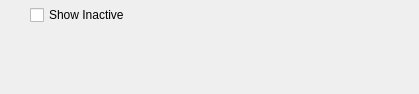
<?xml version="1.0" encoding="UTF-8"?>
<ui version="4.0">
 <comment>This file is part of the xTuple ERP: PostBooks Edition, a free and
open source Enterprise Resource Planning software suite,
Copyright (c) 1999-2010 by OpenMFG LLC, d/b/a xTuple.
It is licensed to you under the Common Public Attribution License
version 1.0, the full text of which (including xTuple-specific Exhibits)
is available at www.xtuple.com/CPAL.  By using this software, you agree
to be bound by its terms.</comment>
 <class>dspItemSitesByItem</class>
 <widget class="QWidget" name="dspItemSitesByItem">
  <property name="geometry">
   <rect>
    <x>0</x>
    <y>0</y>
    <width>419</width>
    <height>94</height>
   </rect>
  </property>
  <property name="windowTitle">
   <string>Item Sites by Item</string>
  </property>
  <layout class="QHBoxLayout" name="horizontalLayout">
   <item>
    <layout class="QVBoxLayout" name="verticalLayout">
     <item>
      <widget class="ItemCluster" name="_item"/>
     </item>
     <item>
      <spacer>
       <property name="orientation">
        <enum>Qt::Vertical</enum>
       </property>
       <property name="sizeType">
        <enum>QSizePolicy::Expanding</enum>
       </property>
       <property name="sizeHint" stdset="0">
        <size>
         <width>20</width>
         <height>0</height>
        </size>
       </property>
      </spacer>
     </item>
    </layout>
   </item>
   <item>
    <layout class="QVBoxLayout" name="verticalLayout_2">
     <item>
      <widget class="XCheckBox" name="_showInactive">
       <property name="text">
        <string>Show Inactive</string>
       </property>
      </widget>
     </item>
     <item>
      <spacer>
       <property name="orientation">
        <enum>Qt::Vertical</enum>
       </property>
       <property name="sizeType">
        <enum>QSizePolicy::Expanding</enum>
       </property>
       <property name="sizeHint" stdset="0">
        <size>
         <width>20</width>
         <height>0</height>
        </size>
       </property>
      </spacer>
     </item>
    </layout>
   </item>
   <item>
    <spacer>
     <property name="orientation">
      <enum>Qt::Horizontal</enum>
     </property>
     <property name="sizeType">
      <enum>QSizePolicy::Expanding</enum>
     </property>
     <property name="sizeHint" stdset="0">
      <size>
       <width>0</width>
       <height>20</height>
      </size>
     </property>
    </spacer>
   </item>
  </layout>
 </widget>
 <layoutdefault spacing="5" margin="5"/>
 <pixmapfunction>qPixmapFromMimeSource</pixmapfunction>
 <customwidgets>
  <customwidget>
   <class>ItemCluster</class>
   <extends>QWidget</extends>
   <header>itemcluster.h</header>
   <container>1</container>
  </customwidget>
  <customwidget>
   <class>XCheckBox</class>
   <extends>QCheckBox</extends>
   <header>xcheckbox.h</header>
  </customwidget>
 </customwidgets>
 <tabstops>
  <tabstop>_item</tabstop>
  <tabstop>_showInactive</tabstop>
 </tabstops>
 <resources/>
 <connections/>
</ui>
